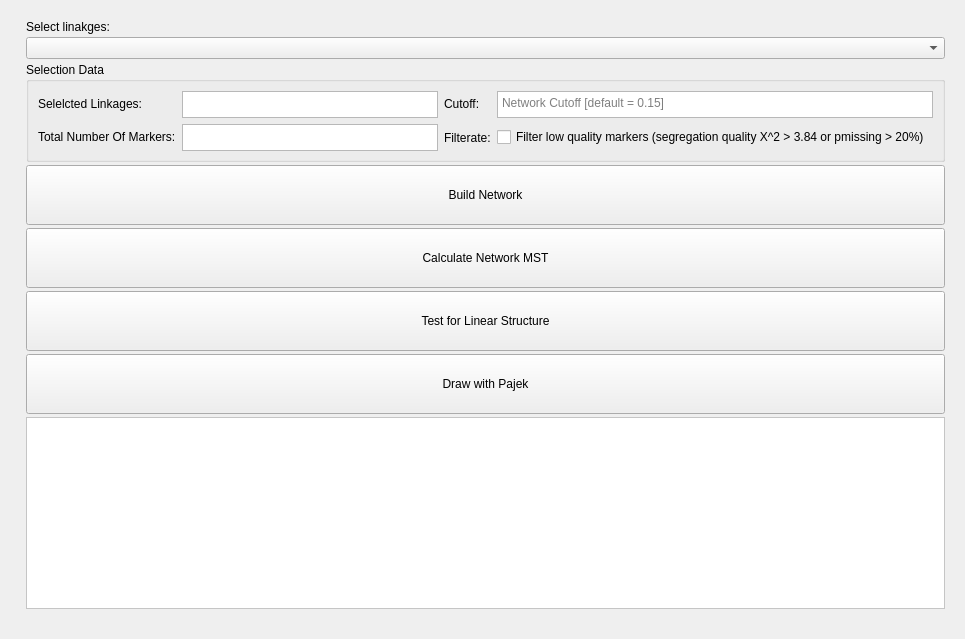
          <widget class="QWidget" name="networkTab">
           <attribute name="title">
            <string>Network Structure</string>
           </attribute>
           <layout class="QFormLayout" name="formLayout_6">
            <item row="0" column="1">
             <widget class="QWidget" name="widget_3" native="true">
              <property name="sizePolicy">
               <sizepolicy hsizetype="Expanding" vsizetype="Expanding">
                <horstretch>0</horstretch>
                <verstretch>0</verstretch>
               </sizepolicy>
              </property>
              <property name="minimumSize">
               <size>
                <width>500</width>
                <height>500</height>
               </size>
              </property>
              <property name="maximumSize">
               <size>
                <width>16777215</width>
                <height>16777215</height>
               </size>
              </property>
              <layout class="QVBoxLayout" name="verticalLayout_4">
               <item>
                <layout class="QVBoxLayout" name="verticalLayout_3" stretch="1,1,3,3,0,0,0,0,1">
                 <property name="spacing">
                  <number>3</number>
                 </property>
                 <item>
                  <widget class="QLabel" name="label_3">
                   <property name="maximumSize">
                    <size>
                     <width>16777215</width>
                     <height>20</height>
                    </size>
                   </property>
                   <property name="text">
                    <string>Select linakges:</string>
                   </property>
                  </widget>
                 </item>
                 <item>
                  <widget class="QComboBox" name="linkages_comboBox"/>
                 </item>
                 <item>
                  <widget class="QGroupBox" name="groupBox_4">
                   <property name="sizePolicy">
                    <sizepolicy hsizetype="Preferred" vsizetype="Fixed">
                     <horstretch>0</horstretch>
                     <verstretch>0</verstretch>
                    </sizepolicy>
                   </property>
                   <property name="maximumSize">
                    <size>
                     <width>16777215</width>
                     <height>100</height>
                    </size>
                   </property>
                   <property name="title">
                    <string>Selection Data</string>
                   </property>
                   <layout class="QVBoxLayout" name="verticalLayout_5">
                    <item>
                     <layout class="QGridLayout" name="gridLayout_7">
                      <property name="sizeConstraint">
                       <enum>QLayout::SetDefaultConstraint</enum>
                      </property>
                      <item row="2" column="1">
                       <widget class="QTextEdit" name="total_markers_textEdit">
                        <property name="enabled">
                         <bool>true</bool>
                        </property>
                        <property name="sizePolicy">
                         <sizepolicy hsizetype="Expanding" vsizetype="Fixed">
                          <horstretch>0</horstretch>
                          <verstretch>0</verstretch>
                         </sizepolicy>
                        </property>
                        <property name="readOnly">
                         <bool>true</bool>
                        </property>
                       </widget>
                      </item>
                      <item row="2" column="4">
                       <widget class="QCheckBox" name="filterate_checkBox">
                        <property name="sizePolicy">
                         <sizepolicy hsizetype="Expanding" vsizetype="Fixed">
                          <horstretch>0</horstretch>
                          <verstretch>0</verstretch>
                         </sizepolicy>
                        </property>
                        <property name="text">
                         <string>Filter low quality markers (segregation quality X^2 &gt; 3.84 or pmissing &gt; 20%) </string>
                        </property>
                       </widget>
                      </item>
                      <item row="0" column="1">
                       <widget class="QTextEdit" name="selected_linkages_textEdit">
                        <property name="enabled">
                         <bool>true</bool>
                        </property>
                        <property name="sizePolicy">
                         <sizepolicy hsizetype="Expanding" vsizetype="Fixed">
                          <horstretch>0</horstretch>
                          <verstretch>0</verstretch>
                         </sizepolicy>
                        </property>
                        <property name="readOnly">
                         <bool>true</bool>
                        </property>
                       </widget>
                      </item>
                      <item row="0" column="0">
                       <widget class="QLabel" name="label">
                        <property name="sizePolicy">
                         <sizepolicy hsizetype="Preferred" vsizetype="Fixed">
                          <horstretch>0</horstretch>
                          <verstretch>0</verstretch>
                         </sizepolicy>
                        </property>
                        <property name="text">
                         <string>Selelcted Linkages:</string>
                        </property>
                       </widget>
                      </item>
                      <item row="0" column="4">
                       <widget class="QTextEdit" name="cutoff_textfield">
                        <property name="sizePolicy">
                         <sizepolicy hsizetype="Expanding" vsizetype="Fixed">
                          <horstretch>0</horstretch>
                          <verstretch>0</verstretch>
                         </sizepolicy>
                        </property>
                        <property name="whatsThis">
                         <string>&lt;html&gt;&lt;head/&gt;&lt;body&gt;&lt;p&gt;Network cutoff&lt;/p&gt;&lt;/body&gt;&lt;/html&gt;</string>
                        </property>
                        <property name="markdown">
                         <string>0.15

</string>
                        </property>
                        <property name="placeholderText">
                         <string>Network Cutoff [default = 0.15]</string>
                        </property>
                       </widget>
                      </item>
                      <item row="0" column="2">
                       <widget class="QLabel" name="label_9">
                        <property name="sizePolicy">
                         <sizepolicy hsizetype="Preferred" vsizetype="Fixed">
                          <horstretch>0</horstretch>
                          <verstretch>0</verstretch>
                         </sizepolicy>
                        </property>
                        <property name="text">
                         <string>Cutoff:</string>
                        </property>
                       </widget>
                      </item>
                      <item row="2" column="0">
                       <widget class="QLabel" name="label_2">
                        <property name="sizePolicy">
                         <sizepolicy hsizetype="Preferred" vsizetype="Fixed">
                          <horstretch>0</horstretch>
                          <verstretch>0</verstretch>
                         </sizepolicy>
                        </property>
                        <property name="text">
                         <string>Total Number Of Markers:</string>
                        </property>
                       </widget>
                      </item>
                      <item row="2" column="2">
                       <widget class="QLabel" name="label_15">
                        <property name="statusTip">
                         <string>Filter out low quality markers</string>
                        </property>
                        <property name="text">
                         <string>Filterate:</string>
                        </property>
                       </widget>
                      </item>
                     </layout>
                    </item>
                   </layout>
                  </widget>
                 </item>
                 <item>
                  <widget class="QPushButton" name="draw_network_btn">
                   <property name="minimumSize">
                    <size>
                     <width>0</width>
                     <height>60</height>
                    </size>
                   </property>
                   <property name="text">
                    <string>Build Network</string>
                   </property>
                  </widget>
                 </item>
                 <item>
                  <widget class="QPushButton" name="calc_mst_btn">
                   <property name="minimumSize">
                    <size>
                     <width>0</width>
                     <height>60</height>
                    </size>
                   </property>
                   <property name="text">
                    <string>Calculate Network MST</string>
                   </property>
                  </widget>
                 </item>
                 <item>
                  <widget class="QPushButton" name="subdivide_btn">
                   <property name="minimumSize">
                    <size>
                     <width>0</width>
                     <height>60</height>
                    </size>
                   </property>
                   <property name="text">
                    <string>Test for Linear Structure</string>
                   </property>
                  </widget>
                 </item>
                 <item>
                  <widget class="QPushButton" name="draw_pajek_btn">
                   <property name="minimumSize">
                    <size>
                     <width>0</width>
                     <height>60</height>
                    </size>
                   </property>
                   <property name="text">
                    <string>Draw with Pajek</string>
                   </property>
                  </widget>
                 </item>
                 <item>
                  <widget class="QPlainTextEdit" name="log_plainTextEdit">
                   <property name="autoFillBackground">
                    <bool>true</bool>
                   </property>
                   <property name="styleSheet">
                    <string notr="true">background-color: rgb(255, 255, 255);</string>
                   </property>
                   <property name="readOnly">
                    <bool>true</bool>
                   </property>
                  </widget>
                 </item>
                 <item>
                  <spacer name="verticalSpacer_2">
                   <property name="orientation">
                    <enum>Qt::Vertical</enum>
                   </property>
                   <property name="sizeType">
                    <enum>QSizePolicy::Maximum</enum>
                   </property>
                   <property name="sizeHint" stdset="0">
                    <size>
                     <width>20</width>
                     <height>10</height>
                    </size>
                   </property>
                  </spacer>
                 </item>
                </layout>
               </item>
              </layout>
             </widget>
            </item>
           </layout>
          </widget>
